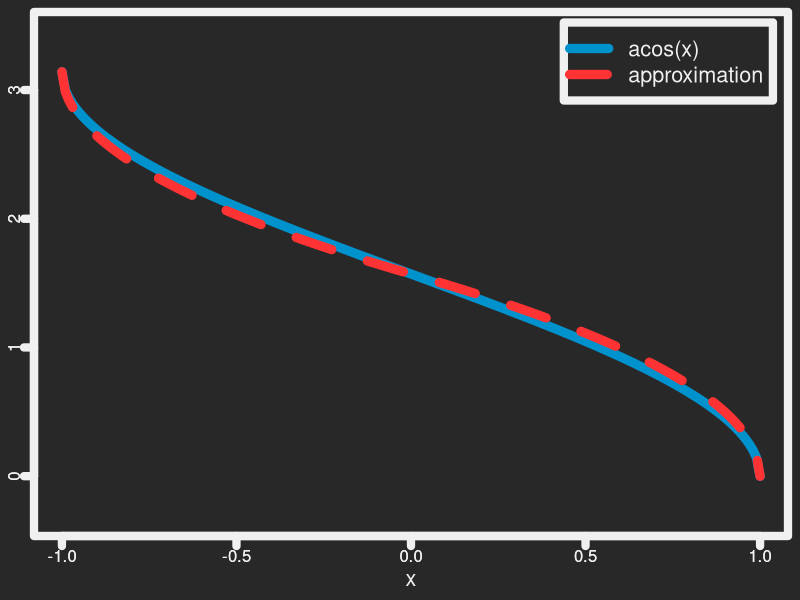

The R source for this figure:
#Color plot of smooth lines with R base package

# The position of the legend can be specified also using the following keywords:
# "bottomright", "bottom", "bottomleft", "left", "topleft", "top", "topright", "right" and "center".
# The parameter inset is used to create margins

data1 <- read.table("data/initial_functions.dat")

x1 <- data1$V1
y1 <- data1$V2
y2 <- data1$V3

nms <- c("acos(x)", "approximation")

x_max <- max(x1)
x_min <- min(x1)
x_length <- x_max-x_min

y_max <- max(y1, y2)
y_min <- min(y1, y2)
y_height <- y_max-y_min

cols <- c("#0092cc", "#ff3333")
ltys <- c(1, 2)
pchs <- c(NA, NA)

col_main <- "#f0f0f0"

filename <- "images/plot_initial"

png(paste(filename, ".png", sep = ""), width = 2000, height = 2000, units = "px", pointsize = 75)
par(mar = c(3.2, 1.7, 0.6, 0.6), mgp = c(1.7, 0.5, 0), lwd = 8, 
    bg = "#282828", col = col_main, col.lab = col_main, col.axis = col_main)

line_width <- 9
psz <- 1

plot(x1, y1, type = "l",
    xlim = c(x_min, x_max),
    ylim = c(y_min - y_height*0.1, y_max + y_height*0.1), 
    lwd = line_width, 
    col = cols[1],
    lty = ltys[1], 
    xlab = "x", 
    ylab = NA, 
    cex.lab = 1.3)

axis(1, col.ticks=col_main, lwd = 8, lwd.ticks = 8, col = col_main)
axis(2, col.ticks=col_main, lwd = 8, lwd.ticks = 8, col = col_main)


lines(x1, y2, lwd = line_width, col = cols[2], lty = ltys[2])

legend("topright", inset = 0.02, 
    legend = nms, 
    lwd = rep(line_width, 2), 
    lty = ltys,
    pch = pchs, 
    col = cols, 
    cex = 1.3,
    box.col = col_main)



dev.off()
